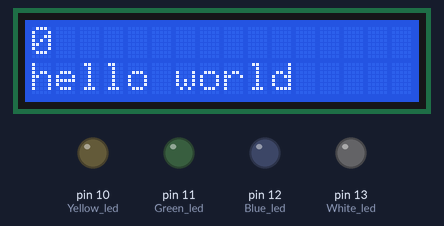
Bench run of a sketch on a simulated Arduino Uno, built with avr-gcc and run on an emulated ATmega328P. On the bench: 16×2 character LCD, output pins drawn as LEDs (lit = HIGH).

Above: at 3.2 s.
At 19.7 s:
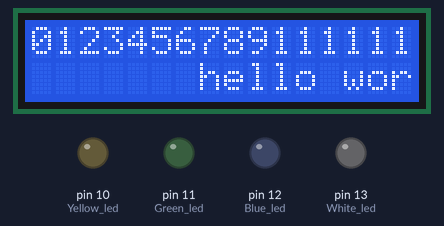
At 21.3 s:
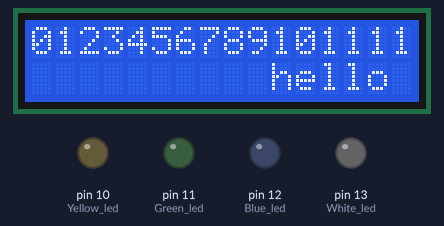
At 23.0 s:
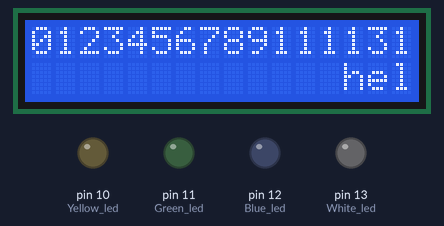
At 28.6 s:
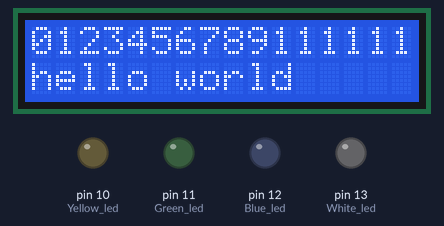
At 36.2 s:
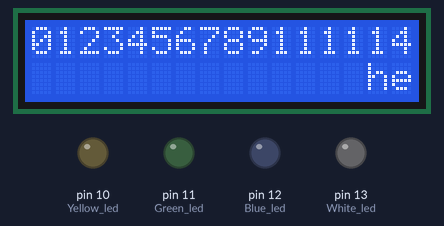

The sketch:

sketch_nov07a.ino
```cpp
const int led = 4;


#include <Wire.h>
#include <LiquidCrystal_I2C.h>
LiquidCrystal_I2C lcd(0x3F,16,2);


long duration;
double distance;

void setup() {
  Serial.begin(9600);
  lcd.begin(16,2);
  //pri
  #define Green_led 11
  #define Blue_led 12
  #define Yellow_led 10
  #define White_led 13
  #define triggerPin 9
  #define echoPin 8


  pinMode(triggerPin, OUTPUT); //Define I/O Pins
  pinMode(echoPin, INPUT);
  pinMode(Green_led, OUTPUT);
  pinMode(Blue_led, OUTPUT);
  pinMode(Yellow_led, OUTPUT);
  pinMode(White_led, OUTPUT);

  lcd.init();
  lcd.backlight();
}

void loop() {
  //string str = "hello world";
  lcd.setCursor(0,0);
  //lcd.print("helllllo world");
  delay(3000);

  for(int i = 0; i < 16; i++) {
    lcd.setCursor(i, 0);
      lcd.print(i);
    lcd.setCursor(i, 1);
      for(int j = 0; j < 16; j++) {
        lcd.setCursor(j, 1);
        lcd.print(" ");
      }
      lcd.setCursor(i, 1);
      lcd.print("hello world");
      delay(500);
  }

digitalWrite(led, HIGH);
delay(500);
digitalWrite(led, LOW);
delay(500);
}
```

Measured:
- what the display in image 0 shows lasts 0.5 s, from 3.2 s to 3.7 s
